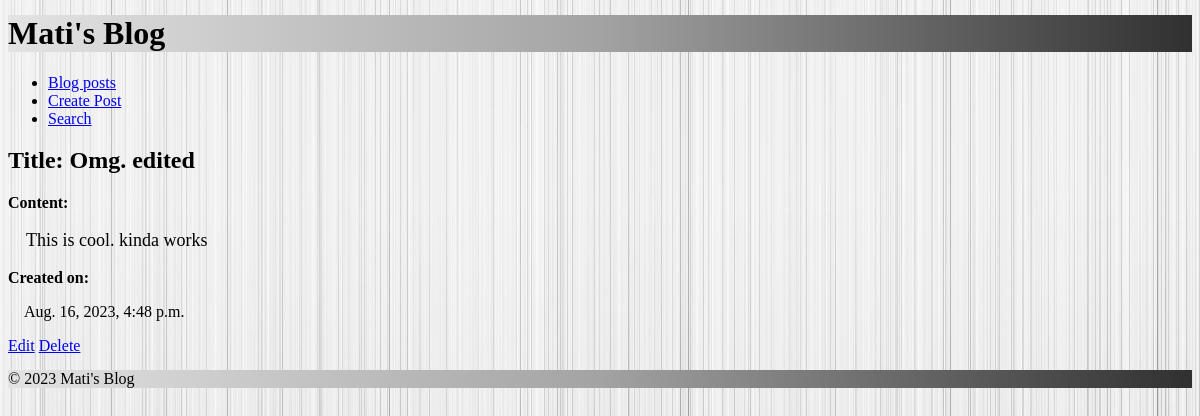
Page /posts/2/ on the earlier database version.
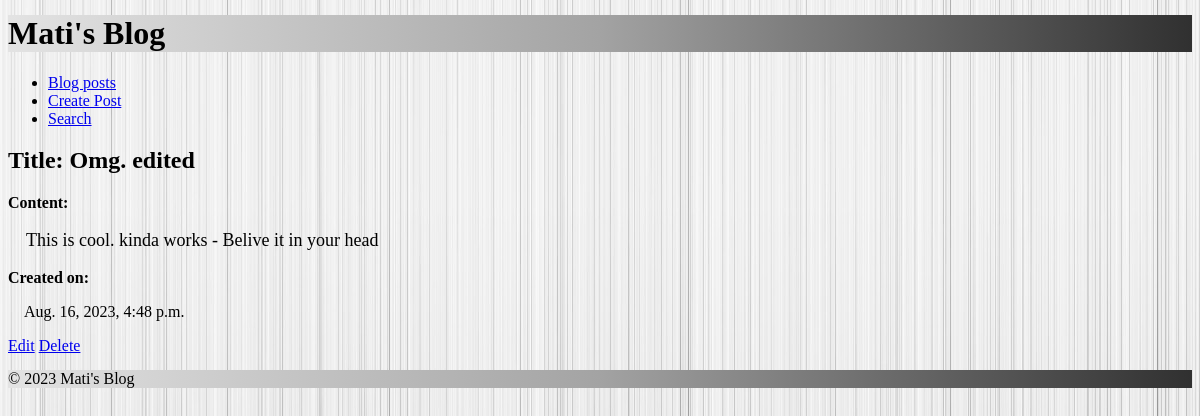
Same page on the later database version.
### blog/models.py (models this page shows, shortened)
class Post(models.Model):
    title = models.CharField(max_length=200)
    content = models.TextField()
    created_at = models.DateTimeField(default=timezone.now)
    updated_at = models.DateTimeField(auto_now=True)

### blog/views.py (the view)
# urls.py: path('<int:pk>/', PostDetailView.as_view(), name='post_detail'),
class PostDetailView(DetailView):
    model = Post
    template_name = 'blog/post_detail.html'
    context_object_name = 'post'

### blog/templates/blog/post_detail.html (shortened to what this page needs)
{% extends 'blog/base.html' %}
{% block content %}
    <h2>Title: {{ post.title }}</h2>
    <strong>Content: </strong>
    <p class="content">&emsp;{{ post.content }}</p>
    <strong>Created on: </strong>
    <p>&emsp;{{ post.created_at }}</p>
    <a href="{% url 'blog:post_edit' object.pk %}" class="search-button">Edit</a>
    <a href="{% url 'blog:post_delete' object.pk %}" class="del1-button">Delete</a>
{% endblock %}

Differences in the rows shown:
changed Post "Omg. edited": content "This is cool. kinda works" → "This is cool. kinda works - Belive it in your head"
